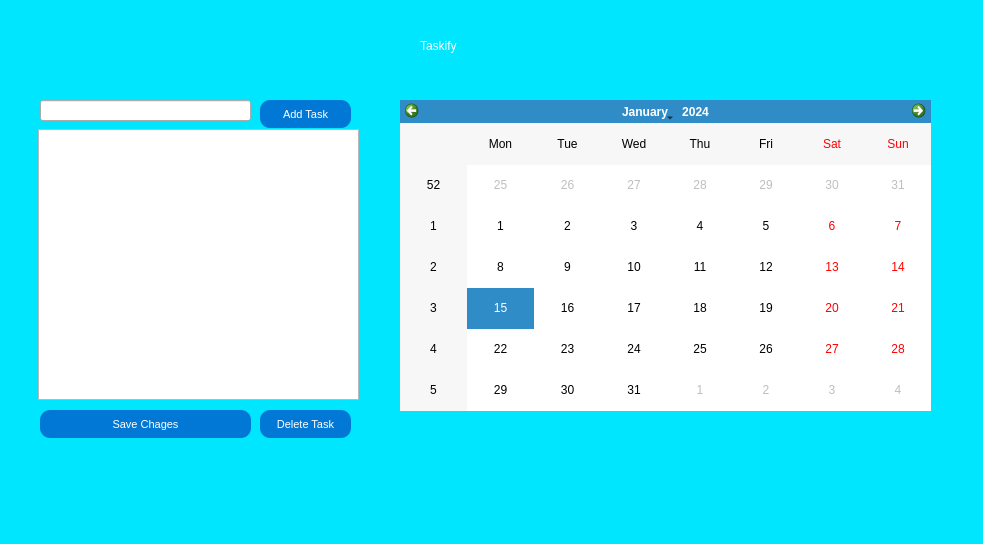
<?xml version="1.0" encoding="UTF-8"?>
<ui version="4.0">
 <class>Form</class>
 <widget class="QWidget" name="Form">
  <property name="geometry">
   <rect>
    <x>0</x>
    <y>0</y>
    <width>983</width>
    <height>544</height>
   </rect>
  </property>
  <property name="windowTitle">
   <string>Form</string>
  </property>
  <widget class="QWidget" name="bgwidget" native="true">
   <property name="geometry">
    <rect>
     <x>0</x>
     <y>0</y>
     <width>983</width>
     <height>544</height>
    </rect>
   </property>
   <property name="styleSheet">
    <string notr="true">background-color: 
rgb(0, 230, 255)</string>
   </property>
   <widget class="QLabel" name="label">
    <property name="geometry">
     <rect>
      <x>420</x>
      <y>0</y>
      <width>161</width>
      <height>91</height>
     </rect>
    </property>
    <property name="styleSheet">
     <string notr="true">font: 30pt &quot;MS Shell Dlg 2&quot;; color:rgb(255, 255, 255)</string>
    </property>
    <property name="text">
     <string>Taskify</string>
    </property>
   </widget>
   <widget class="QPushButton" name="deleteButton">
    <property name="geometry">
     <rect>
      <x>260</x>
      <y>410</y>
      <width>91</width>
      <height>28</height>
     </rect>
    </property>
    <property name="styleSheet">
     <string notr="true">border-radius:10px;
background-color: #0178D6;
color:white;
font:8pt;
</string>
    </property>
    <property name="text">
     <string>Delete Task</string>
    </property>
   </widget>
   <widget class="QPushButton" name="addButton">
    <property name="geometry">
     <rect>
      <x>260</x>
      <y>100</y>
      <width>91</width>
      <height>28</height>
     </rect>
    </property>
    <property name="styleSheet">
     <string notr="true">border-radius:10px;
background-color: #0178D6;
color:white;
font:8pt;
</string>
    </property>
    <property name="text">
     <string>Add Task</string>
    </property>
   </widget>
  </widget>
  <widget class="QPushButton" name="saveButton">
   <property name="geometry">
    <rect>
     <x>40</x>
     <y>410</y>
     <width>211</width>
     <height>28</height>
    </rect>
   </property>
   <property name="styleSheet">
    <string notr="true">border-radius:10px;
background-color: #0178D6;
color:white;
font:8pt;
</string>
   </property>
   <property name="text">
    <string>Save Chages</string>
   </property>
  </widget>
  <widget class="QCalendarWidget" name="calendarWidget">
   <property name="geometry">
    <rect>
     <x>400</x>
     <y>100</y>
     <width>531</width>
     <height>311</height>
    </rect>
   </property>
   <property name="styleSheet">
    <string notr="true"/>
   </property>
  </widget>
  <widget class="QListWidget" name="tasksListWidget">
   <property name="geometry">
    <rect>
     <x>38</x>
     <y>129</y>
     <width>321</width>
     <height>271</height>
    </rect>
   </property>
   <property name="styleSheet">
    <string notr="true"/>
   </property>
  </widget>
  <widget class="QLineEdit" name="taskLineEdit">
   <property name="geometry">
    <rect>
     <x>40</x>
     <y>100</y>
     <width>211</width>
     <height>21</height>
    </rect>
   </property>
  </widget>
 </widget>
 <resources/>
 <connections/>
</ui>
